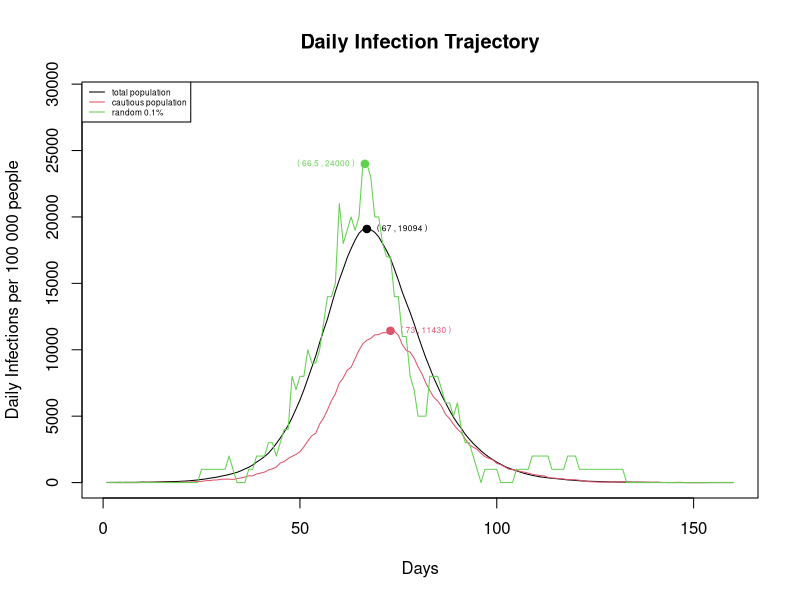
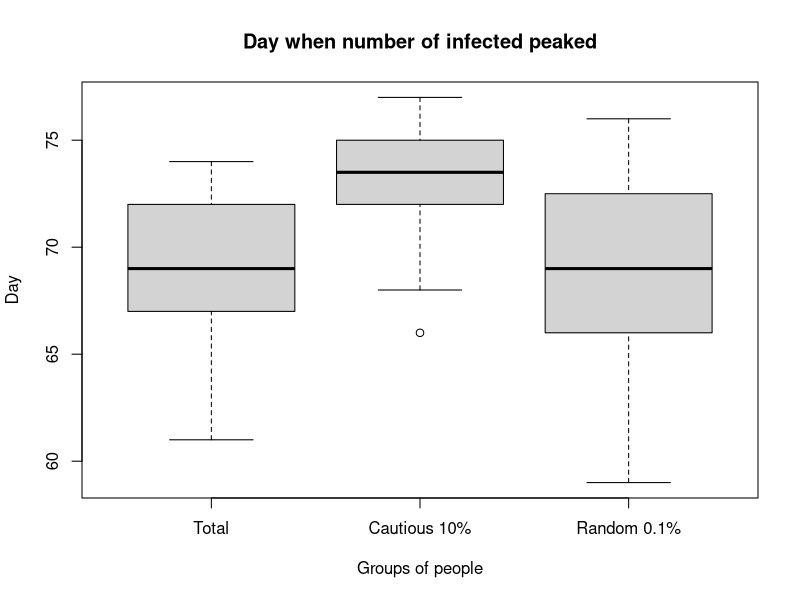
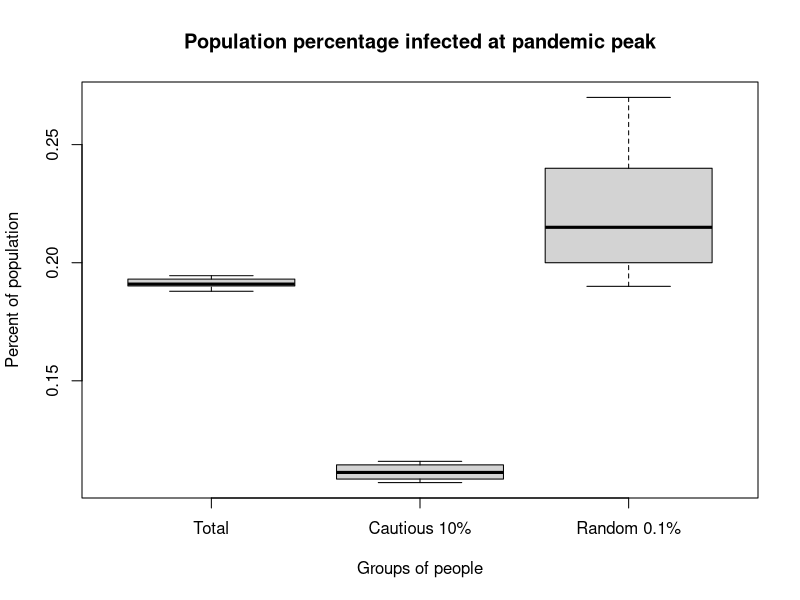
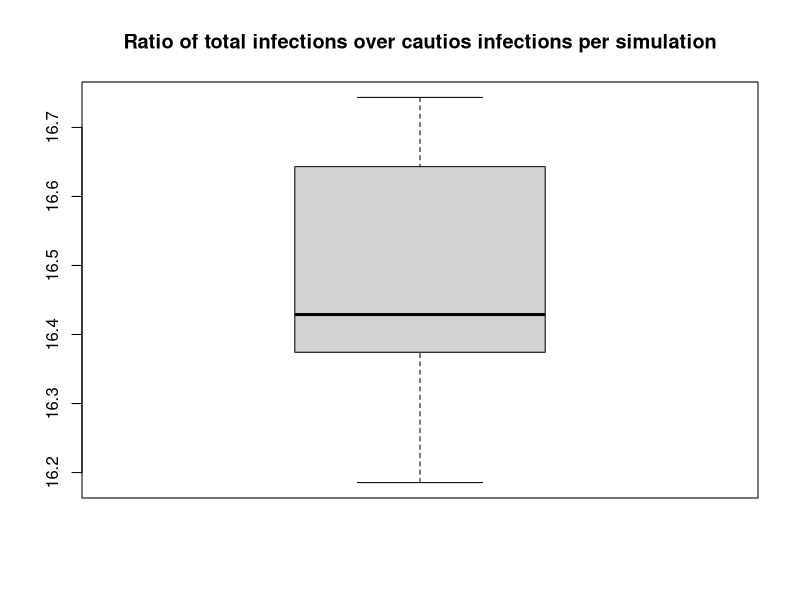
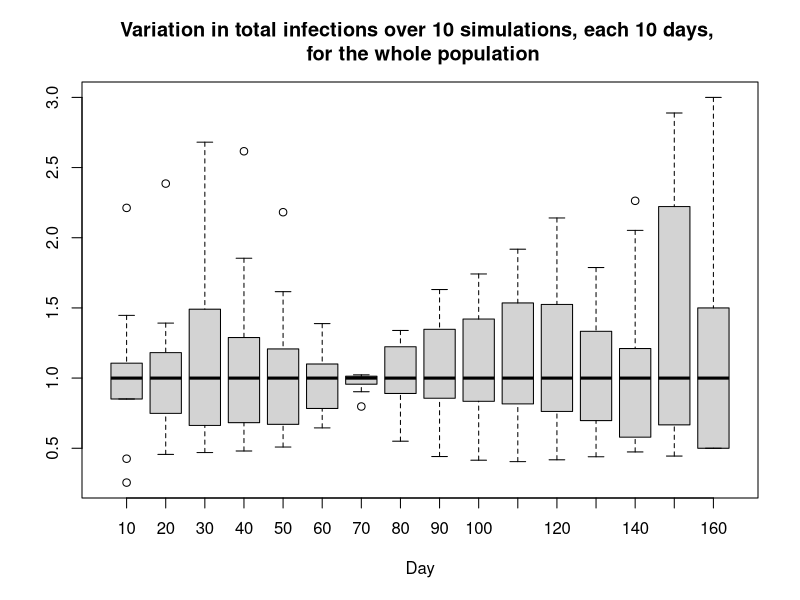
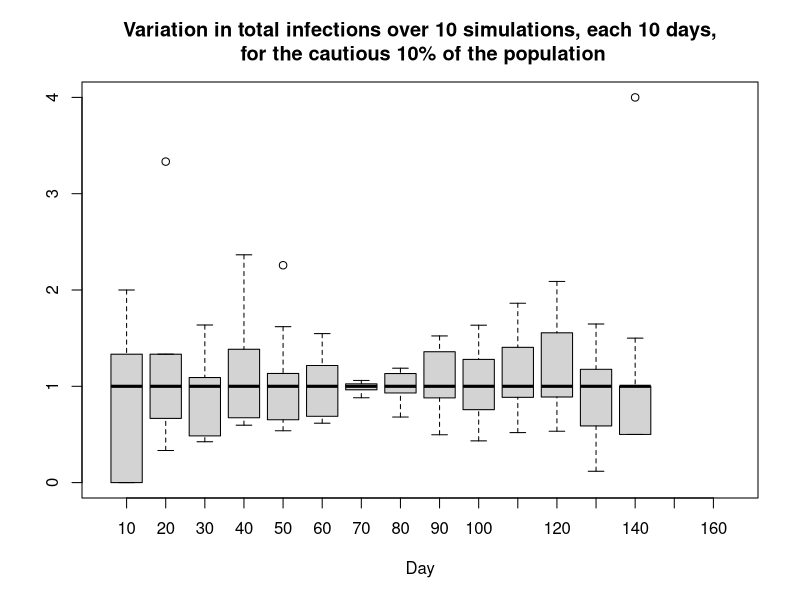
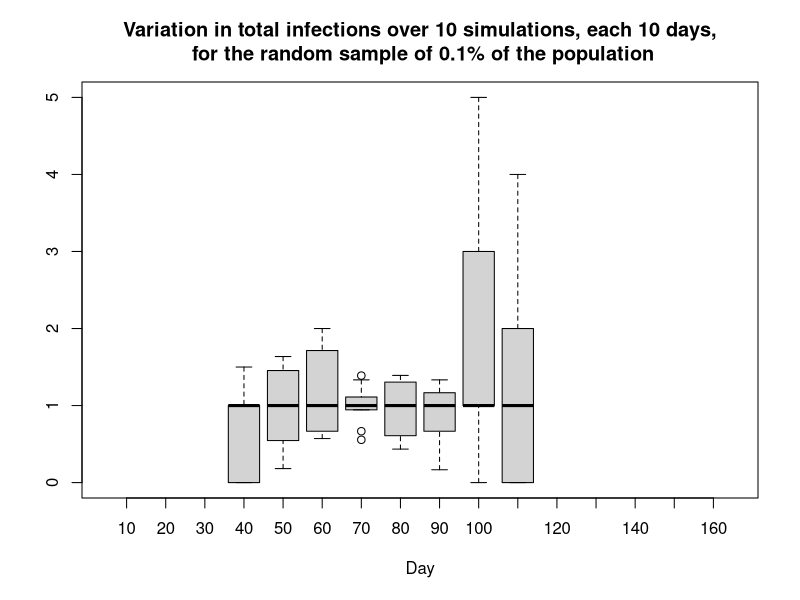

These figures' R source, in order:
# 17 Ava Napper, Baldur Björnsson, Madeleine Reid
# https://github.com/baldurgaldur/stats-practical-2

update_states <- function(pop_states, lambda, p_leaving_infected, p_leaving_exposed) {
    #Purpose:   To update the state of each individual after the model has
    #           run for 1 day
    #Input:     Data frame of state each individual is in and his beta value.
    #           Overall viral infectivity parameter
    #           Probability of leaving the infected state on a given day
    #           Probability of leaving the exposed state on a given day
    #           day of the simulation
    #Output:    Updated data frame of the state each individual is in when one
    #           day has passed

    # Calculate the probability of person j moving into the exposed state
    infected_beta_sum <- sum(pop_states$beta[pop_states$state == 2]) * lambda
    infection_prob <- pop_states$beta * infected_beta_sum

    rand <- runif(pop_size)

    # 3 vectors, where 1 corresponds to the indiviual changing state
    # and 0 corresponds to no change of state
    now_removed <- pop_states$state == 2 & rand < p_leaving_infected
    now_infected <- pop_states$state == 1 & rand < p_leaving_exposed
    now_exposed <- pop_states$state == 0 & rand < infection_prob

    # Combine the 3 vectors to determine which individuals will move up a state
    # Note that these are boolean vectors, so a person never moves into
    # more than one state each day
    moving_states <- now_exposed + now_infected + now_removed

    # Add the vector representing those who are moving states to the current 
    # states to get the new state of each individual
    new_states <- moving_states + pop_states$state
    data.frame(state = new_states, beta = pop_states$beta, rand = pop_states$rand)
}

calc_state_changes <- function(pop_states, new_pop, daily_state_changes, i, pop_size) {
    #Purpose:   To update the data frame of state changes on each day,
    #           so that it contains today's state changes
    #Input: Population specific data frame of which state each individual was in yesterday
    #       "                   "                   "            "        is in today
    #       current data frame of state changes on each day, to be updated by the function
    #       The day of the simulation
    #       The size of the population
    #Output: The updated data frame of state changes on each day

    # Count how many people were susceptible and removed yesterday
    susceptible_yesterday <- sum(pop_states$state == 0)

    # Count how many people were susceptible and removed today
    susceptible_today <- sum(new_pop$state == 0)
    removed_today <- sum(new_pop$state == 3)

    # The number of new infections today is the number of people
    # who have left the susceptible state in the past day
    new_infections <- susceptible_yesterday - susceptible_today

    # The total infections for today is the total population
    # minus those in state S or R
    total_infections <- pop_size - susceptible_today - removed_today

    # Fill in todays row of the data frame consisting of the
    # state changes for that day
    daily_state_changes[i, 1] <- susceptible_today
    daily_state_changes[i, 2] <- removed_today
    daily_state_changes[i, 3] <- new_infections
    daily_state_changes[i, 4] <- total_infections

    daily_state_changes
}

plot_simulation_peaks <- function(value_of_peak, day_of_peak) {
    # Purpose:  Plot the peaks of each model run
    #           We plot the day of the peak for each group in one plot
    #           And in another we plot the percentage of people infected
    #           at the peak of the model run.
    # Input:    Two matrices. The columns of each are 1 = Total pop,
    #           2 = Cautious 10% and 3 = random 0.1%. Each row is the value
    #           corresponding to one run of our model
    # Output:   Display 2 box plots
    boxplot(main="Day when number of infected peaked", xlab = "Groups of people", names=c("Total", "Cautious 10%", "Random 0.1%"), ylab="Day", day_of_peak)
    boxplot(main="Population percentage infected at pandemic peak", xlab = "Groups of people", names=c("Total", "Cautious 10%", "Random 0.1%"), ylab="Percent of population", value_of_peak)
}

standardise <- function(population, states) {
  # Purpose: Calculate the number of cases per 100 000 people for comparison between populations
  standardised <- (states[,4]/population) * 100000
}

max_day <- function(population, states) {
    # Purpose:    Calculate the day that the maximum number of infections occur on
    max_number_infections <- max(states[, 4])
    days_of_max <- which(states[, 4] == max_number_infections)
    avg_days_max <- sum(days_of_max) / length(days_of_max)
}

peak_day_and_total_infections <- function(daily_state_changes) {
    # Purpose:  Extract the greatest value of the infected column within
    #           the daily state changes. Also extract the day that maximum
    #           value occurred.
    # Input:    A matrix where the fourth column represents how many people are
    #           infected on a given day.
    # Output:   A vector of length 2. The first entry is the greatest value
    #           in the infection row and the second is it's index.

    greatest_infected_number <- max(daily_state_changes[, 4])
    all_peak_days <- which(daily_state_changes[, 4] == greatest_infected_number)
    # When 2 days are the peak, we report the average day. E.g. if day 18 and 19
    # have the greatest number of infected, we want 18.5 to be the max
    real_day_of_peak <- sum(all_peak_days) / length(all_peak_days)
    c(greatest_infected_number, real_day_of_peak)
}

## Constants
# The sizes of the 3 population samples we will consider
pop_size <- 100000
cautious_pop_size <- pop_size / 10
rand_pop_size <- pop_size / 1000

simulation_days <- 160
no_of_runs <- 10
lambda <- 0.4 / pop_size
beta <- rlnorm(pop_size, 0, 0.5)
beta_prob <- beta / mean(beta)
p_leaving_infected <- 1 / 5
p_leaving_exposed <- 1 / 3

# Find the lowest 10% of betas and the indicies of the corresponding people
ordered_beta <- sort(beta_prob)
cautious_beta <- ordered_beta[c(1: pop_size / 10)]
cautious_index <- match(cautious_beta, beta_prob)

# Find the cut off beta value
# because we only want people with betas lower than this value
max_beta <- ordered_beta[pop_size / 10]

# Storage for total infections on each day for each of the 10 simulations
ten_simulations <- matrix(data = 0, nrow = 10, ncol = simulation_days)
cautious_ten_sim <- matrix(data = 0, nrow = 10, ncol = simulation_days)
rand_ten_sim <- matrix(data = 0, nrow = 10, ncol = simulation_days)

day_of_peak <- matrix(data = 0, nrow = no_of_runs, ncol = 3)
value_of_peak <- matrix(data = 0, nrow = no_of_runs, ncol = 3)

total_over_cautious_ratio <- vector()
 
for (j in 1:no_of_runs) {

    print(j)
    # A vector of randomly ordered integers from 1 to the size of the whole population with no repeats
    random <- sample(c(1:pop_size), pop_size, replace = FALSE)

    # Each row in population_states represent an individual in our model
    # Column 1(state):  The state the individual is in, ividuals all start
    #                   with 0 except 10 randomly chosen.
    # Column 2(beta):    The beta values we generated earlier
    # Column 3(rand):    [population size] randomly ordered integers
    # Valid states are the following:
    # 0:= Susceptible, 1:= Exposed, 2:= Infected, 3:= Removed(Recovered or dead)
    pop_states <- data.frame(state = rep(0, pop_size), beta = beta_prob, rand = random )

    # Choose 10 random people to be exposed
    starting_exposed <- sample(1:pop_size, 10)
    pop_states[starting_exposed, "state"] <- 1

    # Create matrix for each of the 3 population samples.
    # The matrix keeps track of how many people are infected each day,
    # how many are susceptible each day and how many _get_ infected each day.
    # Each row in daily_state_changes is the difference how many individuals
    # were in that state between the start of the day and the end of the day.
    daily_state_changes <- matrix(data = 0, nrow = simulation_days, ncol = 4)
    cautious_daily_changes <- matrix(data = 0, nrow = simulation_days, ncol = 4)
    random_samp_changes <- matrix(data = 0, nrow = simulation_days, ncol = 4)

    for (i in 1:simulation_days) {
        new_states <- update_states(pop_states, lambda, p_leaving_infected, p_leaving_exposed)

        # Find the cautious people in pop_states and new_states
        cautious_pop <- pop_states[pop_states$beta <= max_beta, ]
        cautious_new <- new_states[pop_states$beta <= max_beta, ]

        # Take a 0.1% random sample by choosing people with indices
        # lower than this value
        max_rand <- rand_pop_size

        # Find people in the random 0.1% sample
        rand_pop <- pop_states[pop_states$rand <= max_rand, ]
        rand_new <- new_states[new_states$rand <= max_rand, ]

        # Update the corresponding data frame of state changes on each day for each of the 3 populations
        daily_state_changes <- calc_state_changes(pop_states, new_states, daily_state_changes, i, pop_size)
        cautious_daily_changes <- calc_state_changes(cautious_pop, cautious_new, cautious_daily_changes, i, cautious_pop_size)
        random_samp_changes <- calc_state_changes(rand_pop, rand_new, random_samp_changes, i, rand_pop_size)
        
        # Set the states of each individual today, as yesterday's states, ready for the next day of the simulation
        pop_states <- new_states
        
        # if (i%%10 == 0){
        #     ten_simulations[j,i/10] <- daily_state_changes[i,4]
        # }
        ten_simulations[j, i] <- daily_state_changes[i, 4]
        cautious_ten_sim[j, i] <- cautious_daily_changes[i, 4]
        rand_ten_sim[j, i] <- random_samp_changes[i, 4]
    }

    # Calculate the ratio between total_infected over cautious_infected
    ratio <- sum(daily_state_changes[, 4]) / sum(cautious_daily_changes[, 4])
    total_over_cautious_ratio <- c(total_over_cautious_ratio, ratio)

    total_pop_peak_data <- peak_day_and_total_infections(daily_state_changes)
    value_of_peak[j, 1] <- total_pop_peak_data[1] / pop_size
    day_of_peak[j, 1] <- total_pop_peak_data[2]

    cautious_pop_peak_data <- peak_day_and_total_infections(cautious_daily_changes)
    value_of_peak[j, 2] <- cautious_pop_peak_data[1] / cautious_pop_size
    day_of_peak[j, 2] <- cautious_pop_peak_data[2]

    random_pop_peak_data <- peak_day_and_total_infections(random_samp_changes)
    value_of_peak[j, 3] <- random_pop_peak_data[1] / rand_pop_size
    day_of_peak[j, 3] <- random_pop_peak_data[2]
}

# Calculate the standardised maximum number of daily infections and the day
# on which it occurs for all three populations
max_daily_scaled <- round(max(standardise(pop_size, daily_state_changes)), digits = 0)
max_daily_day <- max_day(pop_size, daily_state_changes)

max_cautious_scaled <- round(max(standardise(cautious_pop_size, cautious_daily_changes)), digits = 0)
max_cautious_day <- max_day(cautious_pop_size, cautious_daily_changes)

max_rand_scaled <- round(max(standardise(rand_pop_size, random_samp_changes)), digits = 0)
max_rand_day <- max_day(rand_pop_size, random_samp_changes)

# Plot standardised daily trajectories for each population, labeling peaks
plot(1:simulation_days, standardise(pop_size, daily_state_changes), type="l",
     xlab = "Days", ylab = "Daily Infections per 100 000 people",
     ylim = c(0,max(max_daily_scaled, max_cautious_scaled, max_rand_scaled)+5000),
     main = "Daily Infection Trajectory", col = 1, cex = 10)
legend("topleft", legend = c("total population", "cautious population", "random 0.1%"), col = 1:3, lty = 1, cex = 0.5)
points(max_daily_day, max_daily_scaled, pch = 19, col = 1)
text(max_daily_day, max_daily_scaled, labels = paste("(", max_daily_day, ",", max_daily_scaled, ")"), pos = 4, cex = 0.5, col = 1)

lines(standardise(cautious_pop_size, cautious_daily_changes), col = 2)
points(max_cautious_day, max_cautious_scaled, pch = 19, col = 2)
text(max_cautious_day, max_cautious_scaled, labels = paste("(", max_cautious_day, ",", max_cautious_scaled, ")"), pos = 4, cex = 0.5, col = 2)

lines(standardise(rand_pop_size, random_samp_changes), col = 3)
points(max_rand_day, max_rand_scaled, pch = 19, col = 3,)
text(max_rand_day, max_rand_scaled, labels = paste("(", max_rand_day, ",", max_rand_scaled, ")"), pos = 2, cex = 0.5, col = 3)

#continuous quantiles plot
ten_median <- rep(0, simulation_days)
cautious_median <- rep(0, simulation_days)
rand_median <- rep(0, simulation_days)

# ten_lq <- rep(0, simulation_days)
# ten_uq <- rep(0, simulation_days)
for (k in 1:simulation_days) {
    ten_median[k] <- median(ten_simulations[, k])
    cautious_median[k] <- median(cautious_ten_sim[, k])
    rand_median[k] <- median(rand_ten_sim[, k])
#     ten_lq[k] <- quantile(ten_simulations[, k])[2]
#     ten_uq[k] <- quantile(ten_simulations[, k])[4]
 }

#CTS GRAPH- do we want this
# plot(1:simulation_days, ten_median/ten_median, type="l", xlab = "days", ylab = "Daily Infections per 100 000 people", ylim = c(0, 5), col = 1, cex = 10)
# lines(ten_lq / ten_median, col = 2)
# lines(ten_uq / ten_median, col = 3)

#legend("topleft", legend = c("total population", "cautious population", "random 0.1%"), col = 1:3, lty = 1, cex = 0.5)
#points(day_max_daily, max_daily_scaled, pch = 19, col = 1)
#text(day_max_daily, max_daily_scaled, labels = paste("(", day_max_daily, ",", max_daily_scaled, ")"), pos = 4, cex = 0.5)

# The difference between the percentage infected at the pandemic peak
# between the cautious 10% and the total implies that if we had the
# ZOE app data reporting some number of infections, those
# people are half as likely to have covid than if you were to randomly
# sample the pop. This highlights how obviously skewed statistical inference
# on the general population would be using the ZOE app data.
plot_simulation_peaks(value_of_peak, day_of_peak)

# Continuing with the ZOE data example, here we plot the ratio between
# infected cautious people and infected general population.
# This gives us some way to answer a person that comes and tells us that ZOE is now
# reporting n number of infections, we respond by saying, well then the total population
# has about 16.5 x n number of infections. And our confidence in the number 16.5 is 
# highlighted by the box plot representation
boxplot(total_over_cautious_ratio, main="Ratio of total infections over cautios infections per simulation")

#day 10, 20 30 etc. of ten_simulations
#ten_simulations[,seq(10,160,10)]

#10 medians for day 10, 10 medians for day 20 etc
#ten_median[rep(seq(10,160,10),each = 10)]

standardised_ten_sim <- ten_simulations[,seq(10,160,10)] / ten_median[rep(seq(10,160,10),each = 10)]
standardised_cautious_ten_sim <- cautious_ten_sim[,seq(10,160,10)] / cautious_median[rep(seq(10,160,10),each = 10)]
standardised_rand_ten_sim <- rand_ten_sim[,seq(10,160,10)] / rand_median[rep(seq(10,160,10),each = 10)]
boxplot(standardised_ten_sim, main = "Variation in total infections over 10 simulations, each 10 days, \n for the whole population", xlab = "Day", names = seq(10,160,10))
boxplot(standardised_cautious_ten_sim, main = "Variation in total infections over 10 simulations, each 10 days,\n for the cautious 10% of the population", xlab = "Day", names = seq(10,160,10))
boxplot(standardised_rand_ten_sim, main = "Variation in total infections over 10 simulations, each 10 days,\n for the random sample of 0.1% of the population", xlab = "Day", names = seq(10,160,10))

#write a couple of lines on what the implications of these results might be for interpreting
#daily infection trajectories reconstructed using the ZOE app data
# Possible points:
  # Appears to be higher number of cases in whole pop compared with cautious pop (at peak approx double)
  # Variation at start of model for cautious is larger than whole pop?
  # Likely to be many more (max double) numbers of real cases than the ZOE app would predict
  # ZOE data not representative of whole pop